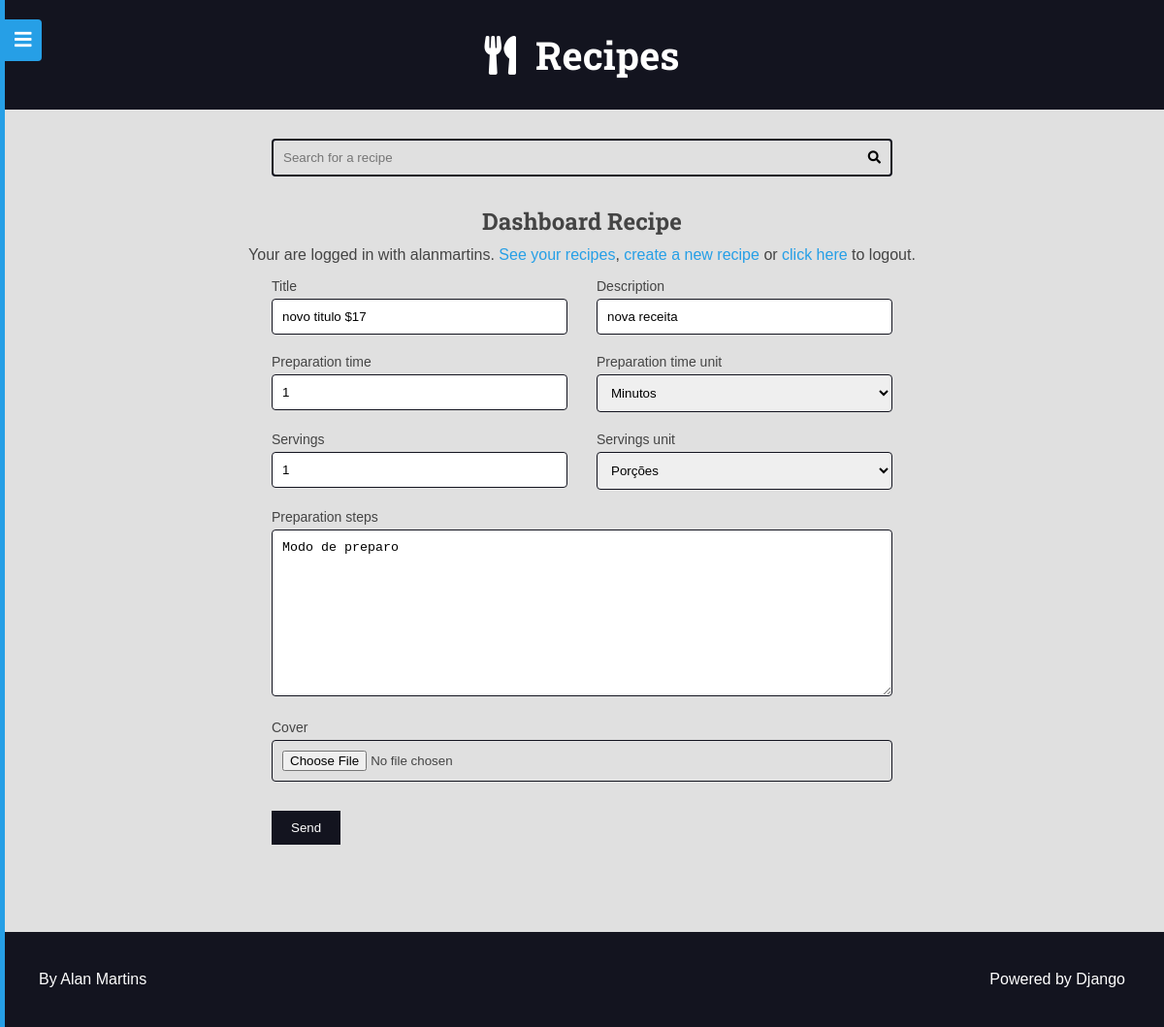
The app's page /authors/dashboard/recipe/17/edit/ (signed in) with its own data.
### recipes/models.py (models this page shows, shortened)
class Recipe(models.Model):
    objects = RecipeManager()
    title = models.CharField(max_length=65, verbose_name=_('Title'))
    description = models.CharField(max_length=165)
    slug = models.SlugField(unique=True)
    preparation_time = models.IntegerField()
    preparation_time_unit = models.CharField(max_length=65)
    servings = models.IntegerField()
    servings_unit = models.CharField(max_length=65)
    preparation_steps = models.TextField()
    preparation_steps_is_html = models.BooleanField(default=False)
    created_at = models.DateTimeField(auto_now_add=True)
    updated_at = models.DateTimeField(auto_now=True)
    is_published = models.BooleanField(default=False)
    cover = models.ImageField(
        upload_to='recipes/covers/%Y/%m/%d/', blank=True, default='')
    category = models.ForeignKey(
        Category, on_delete=models.SET_NULL, null=True, blank=True,
        default=None,
    )
    author = models.ForeignKey(
        User, on_delete=models.SET_NULL, null=True
    )
    tags = models.ManyToManyField(Tag, blank=True, default='')
    class Meta:
        verbose_name = _('Recipe')
        verbose_name_plural = _('Recipes')

### authors/views/dashboard_recipe.py (the view, shortened to what this page needs)
@method_decorator(
    login_required(login_url='authors:login', redirect_field_name='next'),
    name='dispatch'
)
class DashboardRecipe(View):
    def __init__(self, *args, **kwargs):
        super().__init__(*args, **kwargs)
    def setup(self, *args, **kwargs):
        return super().setup(*args, **kwargs)
    def dispatch(self, *args, **kwargs):
        return super().dispatch(*args, **kwargs)
    def get_recipe(self, id=None):
        recipe = None
        if id is not None:
            recipe = Recipe.objects.filter(
                is_published=False,
                author=self.request.user,
                pk=id,
            ).first()
            if not recipe:
                raise Http404()
        return recipe
    def render_recipe(self, form):
        return render(
            self.request,
            'authors/pages/dashboard_recipe.html',
            context={
                'form': form
            }
        )
    def get(self, request, id=None):
        recipe = self.get_recipe(id)
        form = AuthorRecipeForm(instance=recipe)
        return self.render_recipe(form)

### authors/forms/recipe_form.py (shortened to what this page needs)
class AuthorRecipeForm(forms.ModelForm):
    def __init__(self, *args, **kwargs):
        super().__init__(*args, **kwargs)
        self._my_errors = defaultdict(list)
        add_attr(self.fields.get('preparation_steps'), 'class', 'span-2')
    class Meta:
        model = Recipe
        fields = 'title', 'description', 'preparation_time', \
            'preparation_time_unit', 'servings', 'servings_unit', \
            'preparation_steps', 'cover'
        widgets = {
            'cover': forms.FileInput(
                attrs={
                    'class': 'span-2'
                }
            ),
            'servings_unit': forms.Select(
                choices=(
                    ('Porções', 'Porções'),
                    ('Pedaços', 'Pedaços'),
                    ('Pessoas', 'Pessoas'),
                ),
            ),
            'preparation_time_unit': forms.Select(
                choices=(
                    ('Minutos', 'Minutos'),
                    ('Horas', 'Horas'),
                ),
            ),
        }

### utils/django_forms.py (called while the page is built)
def add_attr(field, attr_name, attr_new_val):
    existing = field.widget.attrs.get(attr_name, '')
    field.widget.attrs[attr_name] = f'{existing} {attr_new_val}'.strip()

### authors/templates/authors/pages/dashboard_recipe.html (shortened to what this page needs)
{% extends 'global/base.html' %}
{% block content %}
  <div class="main-content center container">
    <h2>Dashboard Recipe</h2>
    {% include 'authors/partials/login_message.html' %}
    <div class="left">
      {% include 'global/partials/form.html' %}
    </div>
  </div>
  {% endblock content %}

### base_templates/global/base.html (shortened to what this page needs)
{% load static %}
<!DOCTYPE html>
<html lang="{{ html_language }}">
<head>
    {% include 'global/partials/head.html' %}
</head>
<body>
    {% include 'global/partials/menu.html' %}
    {% include 'global/partials/header.html' %}
    {% include 'global/partials/search.html' %}
    <main class="main-content-container">
        {% block content %}{% endblock content %}
    </main>
    {% include 'global/partials/footer.html' %}
</body>
</html>

### base_templates/global/partials/head.html (shortened to what this page needs)
{% load static %}
<link rel="stylesheet" href="https://cdnjs.cloudflare.com/ajax/libs/font-awesome/5.15.4/css/fontawesome.min.css"
 />
<link rel="stylesheet" href="https://cdnjs.cloudflare.com/ajax/libs/font-awesome/5.15.4/css/brands.min.css"
 />
<link rel="stylesheet" href="https://cdnjs.cloudflare.com/ajax/libs/font-awesome/5.15.4/css/solid.min.css"
 />
<link rel="stylesheet" href="{% static 'global/css/styles.css' %}">
<link rel="stylesheet" href="{% static 'global/css/global-style.css' %}">

### base_templates/global/partials/menu.html (shortened to what this page needs)
<button class="button-show-menu button-show-menu-visible">
  <i class="fas fa-bars"></i>
</button>
<div class="menu-container menu-hidden">
  <div class="menu-content">
    <nav class="menu-nav">
      <a href="{% url 'recipes:home' %}">Home</a>
      {% if user.is_authenticated %}
        <a href="{% url 'authors:dashboard_recipe_new' %}">New recipe</a>
        <a href="{% url 'authors:dashboard' %}">Dashboard</a>
        <a class="authors-logout-link" href="{% url 'authors:logout' %}">Logout</a>
      {% else %}
        <a href="{% url 'authors:login' %}">Login</a>
        <a href="{% url 'authors:register' %}">Register</a>
    {% endif %}
    </nav>
  </div>
</div>

### base_templates/global/partials/header.html
<header class="main-header-container">
    <div class="main-header container">
        <h1>
            <a class="main-logo" href="{% url 'recipes:home' %}">
                <i class="fas fa-utensils main-logo-icon"></i>
                <span class="main-logo-text">Recipes</span>
            </a>
        </h1>
    </div>
</header>

### base_templates/global/partials/search.html
<div class="search-container">
    <div class="container">
        <form action="{% url 'recipes:search' %}" method="GET" class="search-form">
            <input
                type="search" class="search-input"
                name="q" value="{{ search_term }}" required
                placeholder="Search for a recipe"
            >
            <button type="submit" class="search-button"><i class="fas fa-search"></i></button>
        </form>
    </div>
</div>

### authors/templates/authors/partials/login_message.html (shortened to what this page needs)
{% if user.is_authenticated %}
<div class="login-message">
  Your are logged in with
  {{ request.user.username }}.
  <a href="{% url 'authors:dashboard' %}">See your recipes</a>,
  <a href="{% url 'authors:dashboard_recipe_new' %}">create a new recipe</a> or
  <a class="authors-logout-link" href="#">click here</a> to logout.
</div>
{% endif %}

### base_templates/global/partials/form.html (shortened to what this page needs)
<div class="main-content container">
  <form
    class="main-form"
    action="{{ form_action }}"
    method="POST"
    enctype="multipart/form-data"
  >
    <div class="form-content form-content-grid">
      {% for field in form %}
        <div class="form-group {{ field.field.widget.attrs.class }}">
          <label for="{{ field.id_for_label }}">{{ field.label }}</label>
          {{field}}
        </div>
      {% endfor %}
    </div>
    <div class="form-content form-content-grid">
      <div class="form-group">
        <button type="submit">Send</button>
      </div>
    </div>
  </form>
</div>

### base_templates/global/partials/footer.html
<footer class="main-footer">
  <div class="developer">
    <a href="https://alanmf.com/" target="_blank" rel="noreferrer noopener">By Alan Martins</a>
  </div>
  <div class="powered">
    <a href="https://www.djangoproject.com/" target="_blank" rel="noreferrer noopener">Powered by Django</a>
  </div>
</footer>

### base_static/global/css/styles.css (style rules this page uses)
:root { --color-primary: #269fe6; --color-primary-hover: #2086c2; --color-primary-dark: #13141f; --color-primary-dark-hover: #212336; --color-primary-light: #d4ecfa; --color-primary-light-hover: #bdd8e7; --color-white: #fff; --color-black: #000; --color-dark-text: #444; --color-info-light: #cce5ff; --color-debug-light: #cce5ff; --color-success-light: #d4edda; --color-alert-light: #fff3cd; --color-warning-light: #fff3cd; --color-error-light: #f8d7da; --color-info-dark: #4d86c4; --color-debug-dark: #4d86c4; --color-success-dark: #4a9c5d; --color-alert-dark: #927f40; --color-warning-dark: #927f40; --color-error-dark: #da525d; --color-gray-0: #f9f9f9; --color-gray-1: #e0e0e0; --color-gray-2: #c7c7c7; --color-gray-3: #aeaeae; --color-gray-4: #959595; --color-gray-5: #7d7d7d; --color-gray-6: #646464; --color-gray-7: #4b4b4b; --color-gray-8: #323232; --color-gray-9: #191919; --font-primary: sans-serif; --font-headings: 'Roboto Slab', serif; --spacing-gutter-medium: 3rem; --spacing-gutter-large: 4rem; }
* { padding: 0; margin: 0; box-sizing: border-box; }
html { font-size: 62.5%; }
body { font-size: 1.6rem; font-family: var(--font-primary); background: var(--color-gray-1); color: var(--color-dark-text); }
h1, h2, h3, h4, h5, h6 { font-family: var(--font-headings); }
a { color: var(--color-primary); text-decoration: none; }
.container { max-width: 144rem; margin: 0 auto; padding: var(--spacing-gutter-medium); }
.main-header-container { background: var(--color-primary-dark); }
.main-logo { font-size: 4rem; color: var(--color-white); text-decoration: none; display: flex; flex-flow: row nowrap; align-items: center; justify-content: center; width: fit-content; margin: 0 auto; }
.main-logo-icon { margin-right: 2rem; }
.search-form { border: 0.2rem solid var(--color-primary-dark); max-width: 64rem; margin: 0 auto; border-radius: 0.4rem; position: relative; transition: all 300ms ease-in-out; }
.search-input, .search-button { border: none; background: none; outline: none; padding: 1rem; transition: all 300ms ease-in-out; }
.search-input { width: 100%; padding-right: 3rem; }
.search-button { position: absolute; top: 0; right: 0; }
.main-content { padding-top: 0; }
.main-footer { display: flex; align-items: center; justify-content: space-between; background: var(--color-primary-dark); color: var(--color-white); padding: var(--spacing-gutter-large); }
.main-footer a { color: var(--color-white); text-decoration: none; transition: all 300ms ease-in-out; }
.form-content { max-width: 64rem; margin: 0 auto; margin-bottom: var(--spacing-gutter-medium); }
.form-content label, .form-content .help-text, .errorlist { display: block; margin: 0.5rem 0; font-size: 1.4rem; list-style-type: none; }
.form-content input, .form-content textarea, .form-content select { width: 100%; padding: 1rem; border-radius: 0.4rem; border: 1px solid var(--color-primary-dark); }
.form-content-grid { display: grid; grid-template-columns: repeat(auto-fit, minmax(30rem, 1fr)); gap: calc(var(--spacing-gutter-medium) / 2) var(--spacing-gutter-medium); }
.form-content button { padding: 1rem 2rem; border: none; background: var(--color-primary-dark); color: var(--color-white); }
.span-2 { grid-column: span 2; }
.login-message { margin: 1rem 0; }
.center { text-align: center; }
.left { text-align: left; }
.menu-container { position: fixed; top: 0; left: 0; bottom: 0; width: 260px; min-height: 100vh; overflow-y: auto; background: var(--color-primary); z-index: 2; transition: all 300ms ease-in-out; }
.menu-container a { color: var(--color-white); }
.menu-hidden { left: -255px; }
.button-show-menu { position: fixed; left: 265px; top: 2rem; color: var(--color-white); background-color: var(--color-primary); border: none; font-size: 2rem; z-index: 3; padding: 1rem; visibility: hidden; opacity: 0; transition: all 300ms ease-in-out; border-radius: 0 4px 4px 0; cursor: pointer; }
.button-show-menu-visible { visibility: visible; opacity: 1; left: 5px; }
.menu-nav { display: flex; flex-flow: column wrap; font-family: var(--font-headings); font-size: 2rem; }
.menu-nav a { width: 100%; padding: 1rem; }

### records on screen
Recipe: form "novo titulo $17" "nova receita" "1" "Minutos" "1" "Porções" "Modo de preparo"

### other values on screen
{{ request.user.username }} "alanmartins"
{{ field.label }} "Title" "Description" "Preparation time" "Preparation time unit" "Servings" "Servings unit" "Preparation steps" "Cover"
